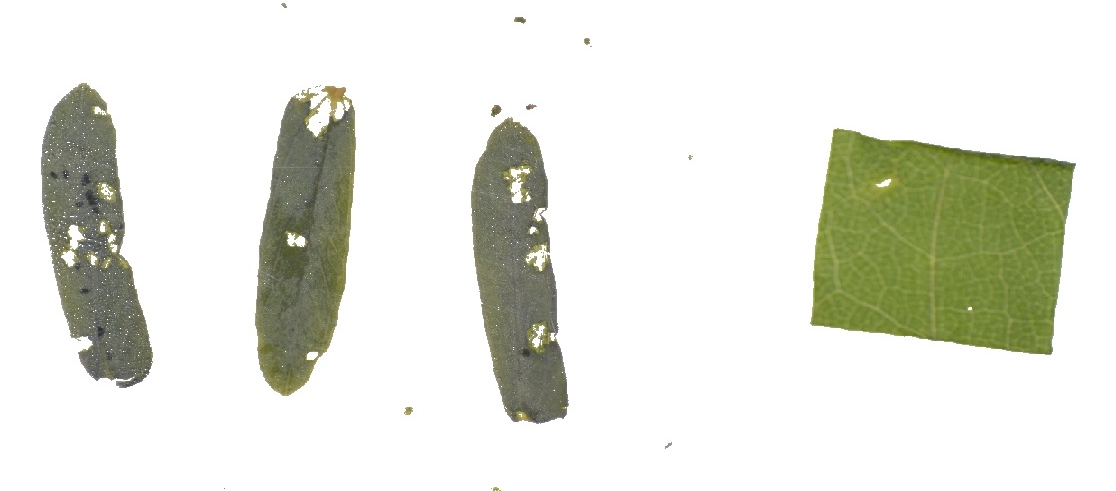
#> input picture image.PNG, 1116 x 491 px, found by its file name
$ python 'leaves (original).py'
#> lines starting #> are read from the running program, lines starting #| are printed output that depends on the picture; after the words box and inside, x2 and y2 are one past the last pixel; in counts of white or black regions, pixels touching at a corner belong together
import cv2
import numpy as np
from random import randint
import numpy as np
from PIL import Image

# Read the original image
img = cv2.imread('image.png')
#> img is the input picture: shape (491, 1116, 3); mean B, G, R 219.7, 228.9, 227.3
# Display original image
cv2.imshow('Original', img)
cv2.waitKey(0)

# Convert to grayscale
img_gray = cv2.cvtColor(img, cv2.COLOR_BGR2GRAY)
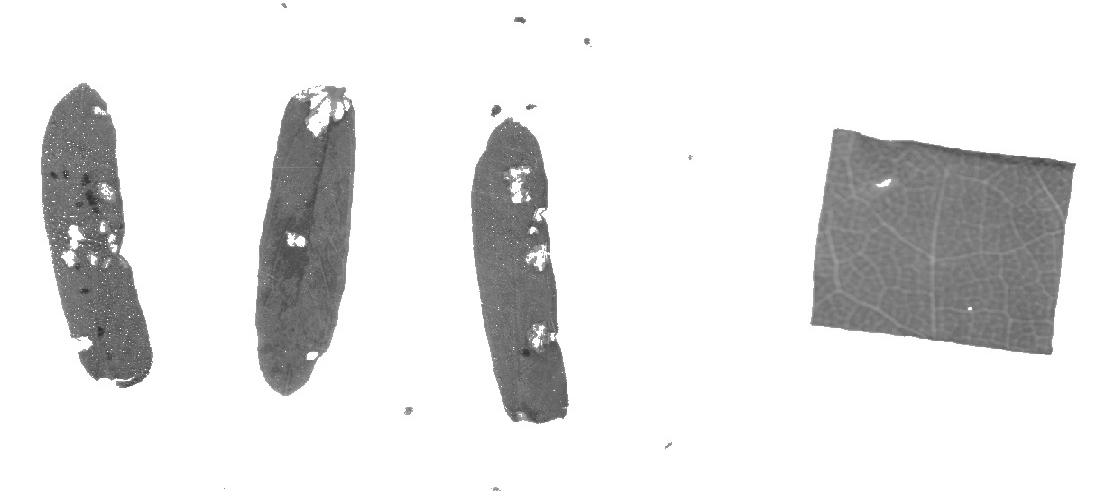
#> img_gray: shape (491, 1116); min 44, max 255, mean 227.4
# Blur the image for better edge detection
img_blur = cv2.GaussianBlur(img_gray, (3,3), 0)
# Canny Edge Detection
edges = cv2.Canny(image=img_blur, threshold1=100, threshold2=200) # Canny Edge Detection
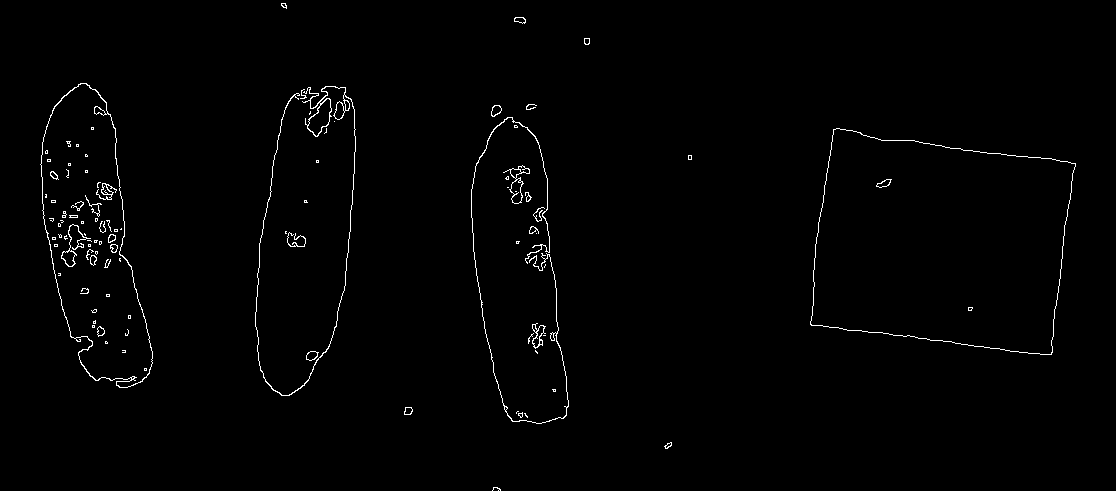
#> edges: shape (491, 1116); 1% white in thin lines or dots
# Display Canny Edge Detection Image
cv2.imshow('Canny Edge Detection', edges)
cv2.waitKey(0)

contours, hierarchy = cv2.findContours(edges, cv2.RETR_EXTERNAL, cv2.CHAIN_APPROX_SIMPLE)
#> contours = 40 contours, 26 with area under 20; largest, box (x1, y1, x2, y2) and area: (810, 128, 1076, 355) 47320, (40, 83, 153, 388) 20856, (255, 86, 356, 396) 756, (503, 165, 530, 204) 338, (532, 323, 546, 349) 164

kernel = cv2.getStructuringElement(cv2.MORPH_ELLIPSE,(3, 3))
dilated = cv2.dilate(edges, kernel)
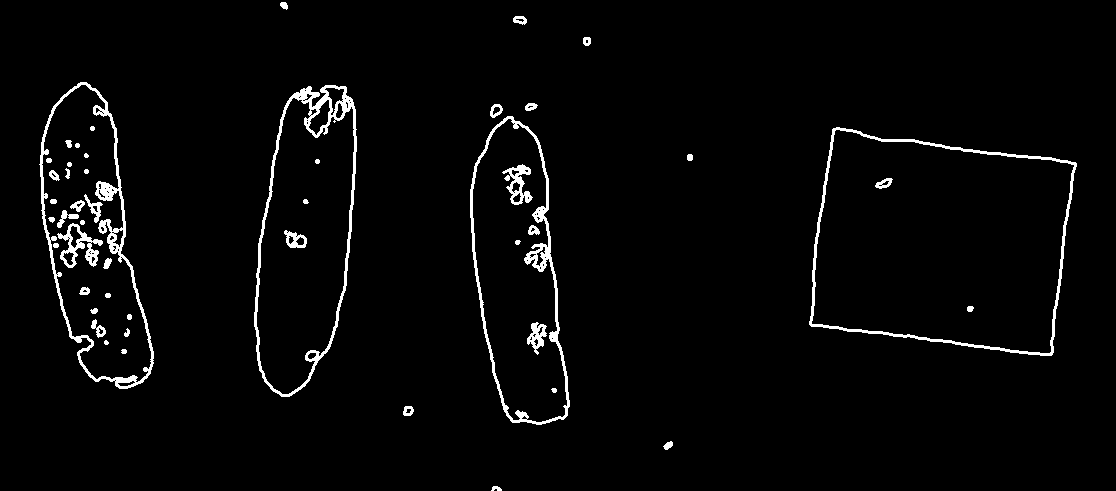
#> dilated: shape (491, 1116); 2.8% white; 49 white regions (2 under 20 px)
contours, hierarchy = cv2.findContours(dilated.copy(), cv2.RETR_EXTERNAL, cv2.CHAIN_APPROX_SIMPLE)
#> contours = 13 contours; largest, box (x1, y1, x2, y2) and area: (809, 127, 1077, 356) 48190, (254, 85, 357, 397) 23561, (39, 82, 154, 389) 21609, (470, 116, 570, 425) 21292, (490, 104, 503, 118) 114

minimum_leaf_size = 1000

# Sort the contours in descending order based on their area and only keep the ones larger than 100 pixels
leaf_contours = [contour for contour in sorted(contours, key=cv2.contourArea, reverse=True) if cv2.contourArea(contour) > minimum_leaf_size]
#> leaf_contours = 4 contours; box (x1, y1, x2, y2) and area: (809, 127, 1077, 356) 48190, (254, 85, 357, 397) 23561, (39, 82, 154, 389) 21609, (470, 116, 570, 425) 21292

# create slightly shrunken versions of these contours
def scale_contour(cnt, scale):
    M = cv2.moments(cnt)
    cx = int(M['m10']/M['m00'])
    cy = int(M['m01']/M['m00'])

    cnt_norm = cnt - [cx, cy]
    cnt_scaled = cnt_norm * scale
    cnt_scaled = cnt_scaled + [cx, cy]
    cnt_scaled = cnt_scaled.astype(np.int32)

    return cnt_scaled

shrunken_contours = [scale_contour(contour, 0.95) for contour in leaf_contours]
#> shrunken_contours = 4 contours; box (x1, y1, x2, y2) and area: (815, 132, 1070, 350) 43472, (256, 92, 354, 389) 21232, (41, 89, 150, 381) 19484, (472, 123, 567, 417) 19212

# Create a blank image to draw the filled contours onto
filled = np.zeros_like(img)

# Create a blank image for masking later
mask = np.zeros_like(img_gray)

# Iterate over the contours and fill them with green
for contour, shrunken_contour in zip(leaf_contours, shrunken_contours):
    # plot the convex hull of the contour
    hull = cv2.convexHull(contour)
    cv2.fillPoly(filled, pts=[hull], color=(0, 0, 255))
    cv2.fillPoly(filled, pts=[contour], color=(0, 255, 0))
    cv2.fillPoly(mask, pts=[shrunken_contour], color=(255, 255, 255))
#> this loop made 4 passes
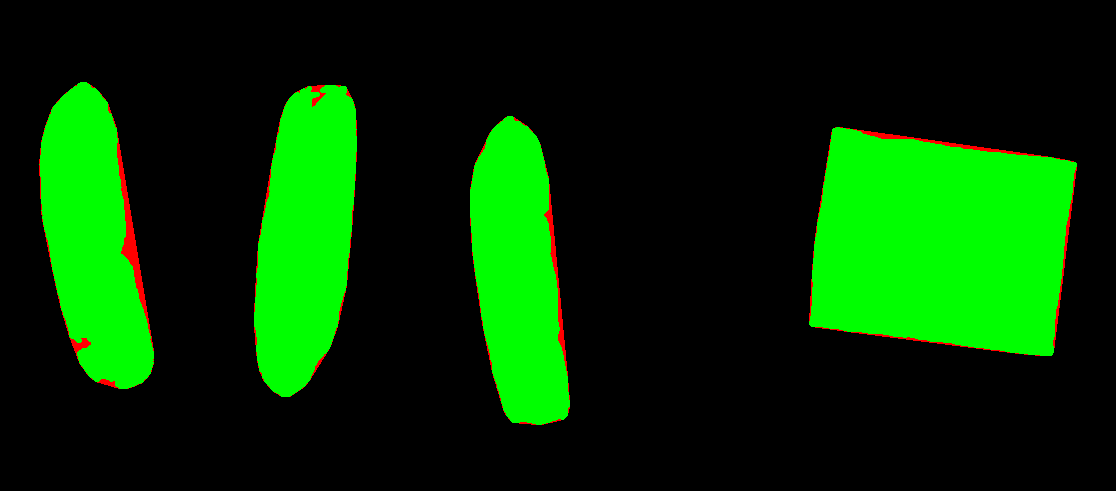
#> filled: shape (491, 1116, 3); mean of channels 0, 1, 2 0, 54, 2.2; drawn as B, G, R
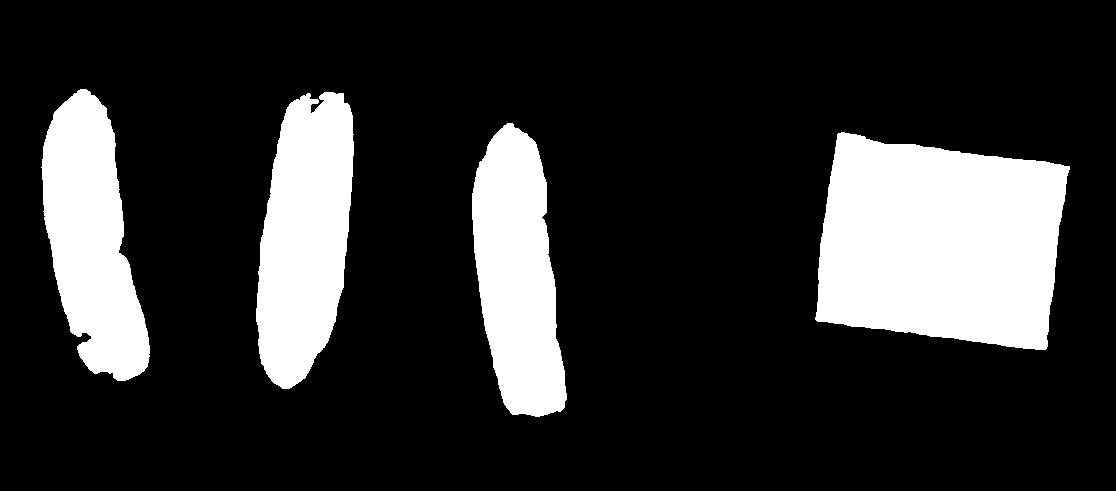
#> mask: shape (491, 1116); 19.1% white; 4 white regions, box (x1, y1, x2, y2) and area: (815, 132, 1070, 350) 43892, (256, 92, 354, 389) 21585, (41, 89, 150, 381) 19823, (472, 123, 567, 417) 19536
cv2.imshow('Filled Contours', filled)
cv2.waitKey(0)
# Display the mask
cv2.imshow('Mask', mask)
cv2.waitKey(0)

# apply the mask to the original image
masked = cv2.bitwise_and(img, img, mask=mask)
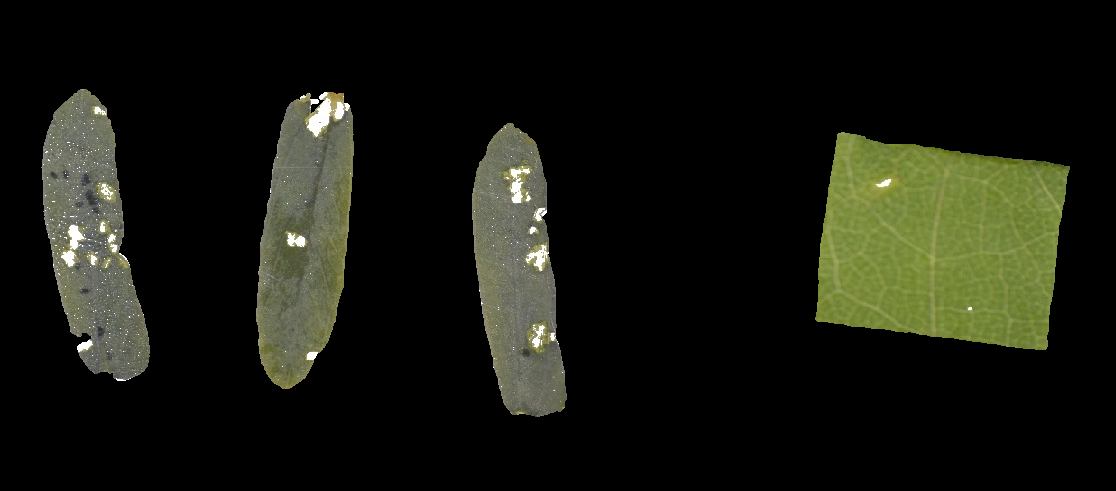
#> masked: shape (491, 1116, 3); mean B, G, R 16, 24.5, 22.9
# save the masked image
cv2.imwrite('masked.png', masked)

# save the image to output.png
cv2.imwrite('output.png', filled)

def count_pixels(image_path):
    # Open the image
#> called with image_path = 'output.png'
    image = Image.open(image_path)

    # Convert the image to a NumPy array
    img_array = np.array(image)

    # Define the green and red colors in RGB
    green_color = np.array([0, 255, 0])
    red_color = np.array([255, 0, 0])

    # Count the number of green and red pixels
    green_pixels = np.sum(np.all(img_array == green_color, axis=-1))
#> green_pixels = 116143
    red_pixels = np.sum(np.all(img_array == red_color, axis=-1))
#> red_pixels = 4773

    # Get the total number of pixels in the image
    total_pixels = img_array.shape[0] * img_array.shape[1]
#> total_pixels = 547956

    # calculate the amount of fraying
    fraying = (red_pixels / (red_pixels + green_pixels)) * 100
#> fraying = 3.95
    print(f"Fraying: {round(fraying, 3)}%")
#| Fraying: 3.947%

# figure out the amount of holes

# Call the function with the image path as the argument
count_pixels("output.png")

# Load the image as a NumPy array
img = np.array(Image.open('masked.png'))

# Define the white and black thresholds
white_threshold = 210  # pixels with values above this threshold are considered "white"
black_threshold = 10   # pixels with values below this threshold are considered "black"

# Count the number of pixels close to white and non-black pixels
num_white_pixels = np.sum(img > white_threshold)
#> num_white_pixels = 8531
num_non_black_pixels = np.sum(img > black_threshold)
#> num_non_black_pixels = 314503

# Calculate the percentage of white pixels
percentage_white = num_white_pixels / num_non_black_pixels
#> percentage_white = 0.0271
print(f"Percentage of non-fray holes: {round(percentage_white * 100, 3)}%")
#| Percentage of non-fray holes: 2.713%

# Load the masked image
masked_img = cv2.imread('masked.png')

# Define the color range for white pixels
lower_white = np.array([white_threshold, white_threshold, white_threshold])
upper_white = np.array([255, 255, 255])

# Create a mask for the white pixels
white_mask = cv2.inRange(masked_img, lower_white, upper_white)
#> white_mask: shape (491, 1116); 0.52% white; 288 white regions (265 under 20 px), largest, box (x1, y1, x2, y2) and area: (307, 98, 332, 137) 465, (510, 168, 530, 203) 282, (68, 225, 84, 250) 217

# Replace the white pixels with red pixels
masked_img[white_mask == 255] = (0, 0, 255)
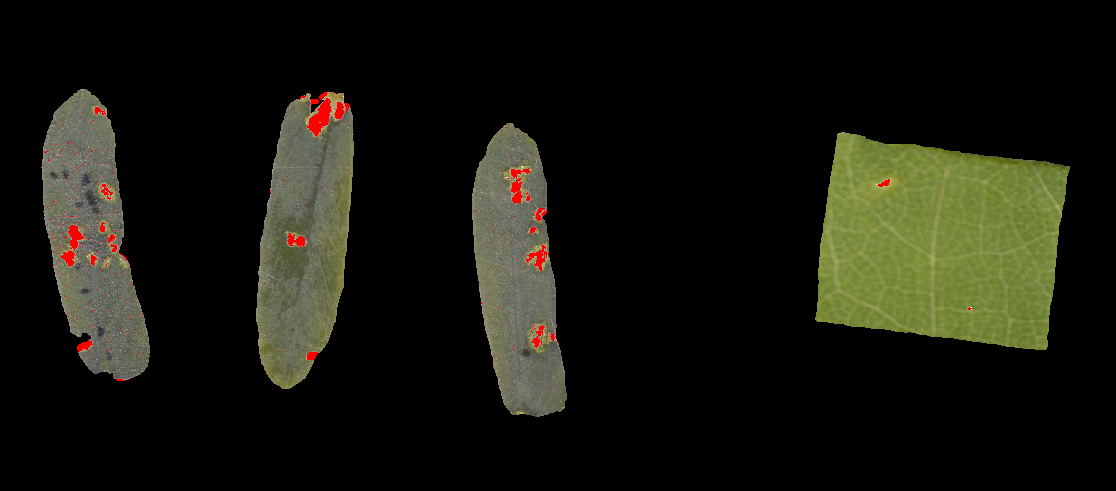
#> masked_img: shape (491, 1116, 3); 0.52% of pixels changed, all inside (x1, y1, x2, y2) = (43, 92, 972, 391)

# Save the image with the white pixels converted to red
cv2.imwrite('masked_red.png', masked_img)

# Display the image with the white pixels converted to red
cv2.imshow('Masked Red', masked_img)
cv2.waitKey(0)
cv2.destroyAllWindows()
